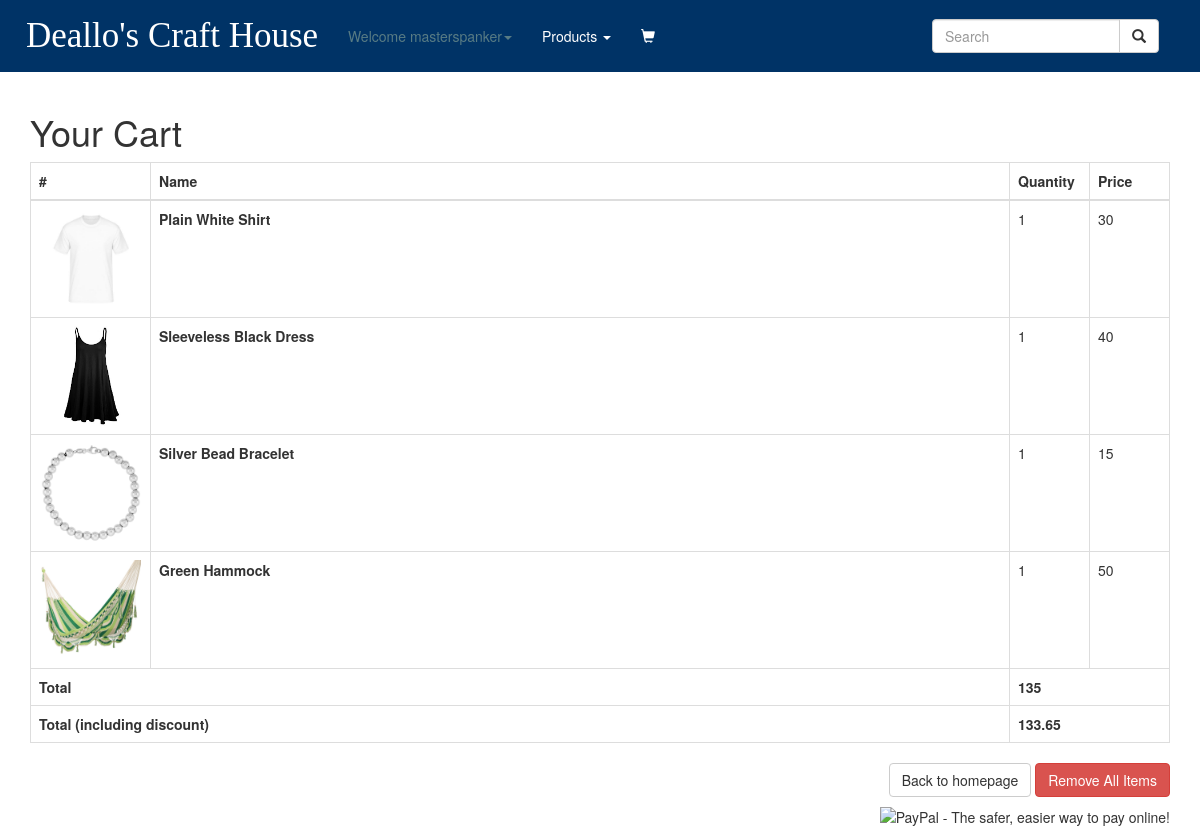
Page /pages/order.php (signed in) on the committed database.
### tables this page shows
CREATE TABLE `shopping` (
  `id_user` int(2) NOT NULL,
  `id` int(11) NOT NULL,
  `amount_quantity` varchar(10) NOT NULL,
  `amount_price` double NOT NULL,
  `order_number` int(7) NOT NULL
);

CREATE TABLE `product` (
  `id` int(11) NOT NULL,
  `name` varchar(80) NOT NULL,
  `summary` varchar(255) NOT NULL,
  `price` double NOT NULL,
  `quantity` varchar(10) NOT NULL,
  `image` varchar(100) NOT NULL,
  `product_owner` varchar(255) NOT NULL,
  `category` varchar(255) NOT NULL
);

### pages/order.php (the view, shortened to what this page needs)
<?php
include "../includes/product_config.php";
if(isset($_POST['shopping'])){
    $user = $_POST['ui'];
    $idpro = $_POST['id'];
    $aq = $_POST['aq'];
    $ap = $_POST['ap'];
    $order = $_POST['order'];
    $stmt = $dbh->prepare("INSERT INTO shopping VALUES (?,?,?,?,?)");
    $stmt->bindParam(1, $user);
    $stmt->bindParam(2, $idpro);
    $stmt->bindParam(3, $aq);
    $stmt->bindParam(4, $ap);
    $stmt->bindParam(5, $order);
    $stmt->execute();
} else{
            ?>
<!DOCTYPE html>
<html lang="en">
  <head>
    <link rel="stylesheet=" href="styles/bootstrap/bootstrap.css">
    <link rel="stylesheet" href="https://maxcdn.bootstrapcdn.com/bootstrap/3.3.7/css/bootstrap.min.css">
    <link rel="stylesheet" href="../styles/test.css">
  </head>
  <body>
 <div class="navbar navbar-custom nav-fixed-top" role="navigation">
  <div class="navbar-header">
    <a class="navbar-brand" rel="home" href="../index.php">Deallo's Craft House</a>
  </div>
  <div class="collapse navbar-collapse">
    <div class="col-sm-3 col-md-3 navbar-right">
      <form class="navbar-form" role="search">
      <div class="input-group ">
        <input type="text" class="form-control" placeholder="Search" name="srch-term" id="srch-term">
        <div class="input-group-btn">
          <button class="btn btn-default" type="submit"><i class="glyphicon glyphicon-search"></i></button>
        </div>
      </div>
      </form>
    </div>
    <ul class="nav navbar-nav">
    <li class="dropdown">
     <?php  if (isset($_SESSION['username'])) : ?>
              <a href="products.php" class="dropdown-toggle" data-toggle="dropdown" style="color: #577B84">Welcome <?php echo $_SESSION['username'] ?><b class="caret"></b></a>
            </li>
       <?php endif ?>
      <li class="dropdown">
              <a href="products.php" class="dropdown-toggle" data-toggle="dropdown">Products <b class="caret"></b></a>
      </li>
      <li>
        <span class="navbar-text navbar-right"><span class="glyphicon glyphicon-shopping-cart glyphicon-2x my-cart-icon"><span class="badge badge-notify my-cart-badge"></span></></span>
      </li>
    </ul>
  </div>
</div>
    <div class="container">
        <h1>Your Cart</h1>
        <table class="table table-bordered">
            <thead>
                <tr>
                    <th>#</th>
                    <th>Name</th>
                    <th>Quantity</th>
                    <th>Price</th>
                </tr>
            </thead>
            <tbody>
                <?php
                $stmt = $dbh->prepare("SELECT * FROM shopping a, product b where a.id=b.id and a.id_user = 1");
                if ($stmt->execute()) {
                  while ($row = $stmt->fetch()) {
                ?>
                <tr>
                    <td width="120"><img src="../images/product_images/<?php echo $row['image'] ?>" style="width:100px"/></td>
                    <td><strong><?php echo $row['name'] ?></strong></td>
                    <td width="80"><?php echo $row['amount_quantity'] ?></td>
                    <td width="80"><?php echo $row['amount_price'] ?></td>
                </tr>
                <?php
                  }
                }
                ?>
            </tbody>
            <tfoot>
                <?php
                $stmt2 = $dbh->prepare("SELECT sum(amount_price) as ap2 FROM shopping where id_user = 1");
                $stmt2->execute();
                $row2 = $stmt2->fetch();
                ?>
                <tr>
                    <th colspan="2">Total</th>
                    <th colspan="2"><?php echo $row2['ap2'] ?></th>
                </tr>
                <tr>
                    <th colspan="2">Total (including discount)</th>
                    <th colspan="2"><?php echo $row2['ap2']*0.99 ?></th>
                </tr>
            </tfoot>
        </table>
        <p class="text-right"><a href="products.php" class="btn btn-default">Back to homepage</a> <a href="?del=1" class="btn btn-danger">Remove All Items</a></p>
        <div class="paypal_checkout">
        <p class="text-right">
            <form action="https://www.sandbox.paypal.com/cgi-bin/webscr" method="post" target="_top" align="right">
                <input type="image" src="https://www.sandbox.paypal.com/en_US/i/btn/btn_buynow_SM.gif" border="0" name="submit" alt="PayPal - The safer, easier way to pay online!">
            </form>
        </p>
        </div>
    </div>
  </body>
</html>
<?php
 }
?>

### styles/test.css (style rules this page uses)
body { background-color: #FFFFFF; }
a { color: inherit; }
.navbar { border-radius:none !important; padding: 10px; -webkit-border-radius: 0; -moz-border-radius: 0; border-radius: 0; }
.navbar-brand { font-family: queenFont; }
.navbar-custom { background-color:#003366; background-image: none; color:#FFF; }
.navbar-nav > li > a { color:#FFF; }
.navbar-brand { color:#FFF; font-size:250%; }
img { margin: auto; display: block; }

### rows in the picture
shopping: id.image (picture), id.name "Plain White Shirt", amount_quantity "1", amount_price "30"
shopping: shows a picture, id.name "Sleeveless Black Dress", amount_quantity "1", amount_price "40"
shopping: id.image (picture), id.name "Silver Bead Bracelet", amount_quantity "1", amount_price "15"
shopping: id.image (picture), id.name "Green Hammock", amount_quantity "1", amount_price "50"

### other values in the picture
$_SESSION['username'] "masterspanker"
$row2['ap2'] "135"
$row2['ap2']*0.99 "133.65"
